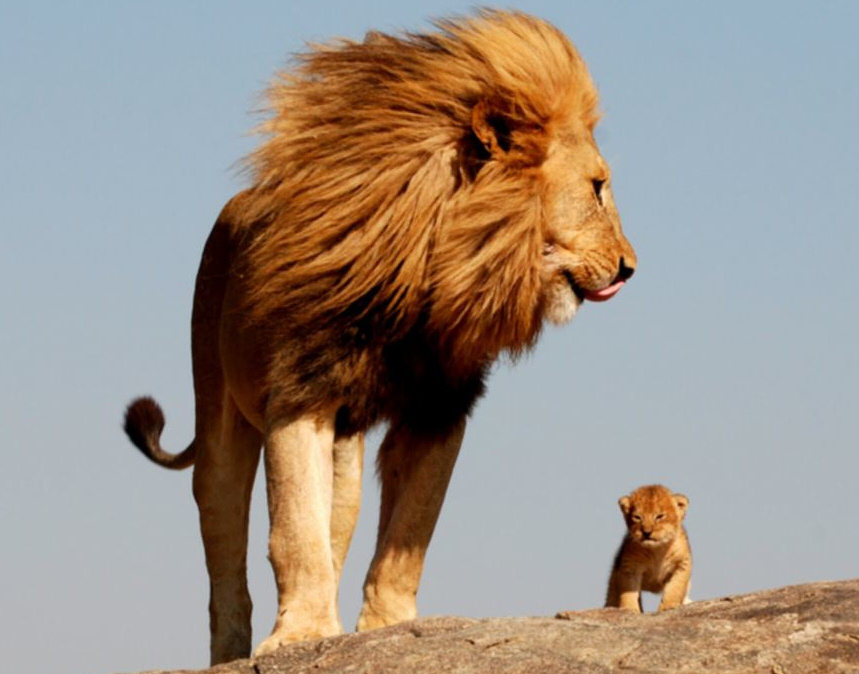
#> input picture test_images/lion.jpg, 859 x 674 px, found by its file name
$ python shifting_rotation-resize-flip.py
#> lines starting #> are read from the running program, lines starting #| are printed output that depends on the picture
### image processing/end.py
import cv2
def close(time_in_ms):
    cv2.waitKey(time_in_ms)
    cv2.destroyAllWindows()

### image processing/shifting_rotation-resize-flip.py
#image processing
import numpy as np
import cv2
import imutils
import end

#Original image
img=cv2.imread('/home/saujanya/OCR/practice/test_images/lion.jpg')
#> img is the input picture: shape (674, 859, 3); mean B, G, R 135.7, 146.2, 157.9
cv2.imshow('Original',img)
cv2.waitKey(0)
cv2.destroyAllWindows()

#shifting of images
M=np.float32([[1,0,25],[0,1,50]])
shifted=cv2.warpAffine(img,M,(img.shape[1],img.shape[0]))
cv2.imshow('Shifted down and right',shifted)
cv2.waitKey(0)
cv2.destroyAllWindows()
#shifting using imutils
shifted=imutils.translate(img,50,75)
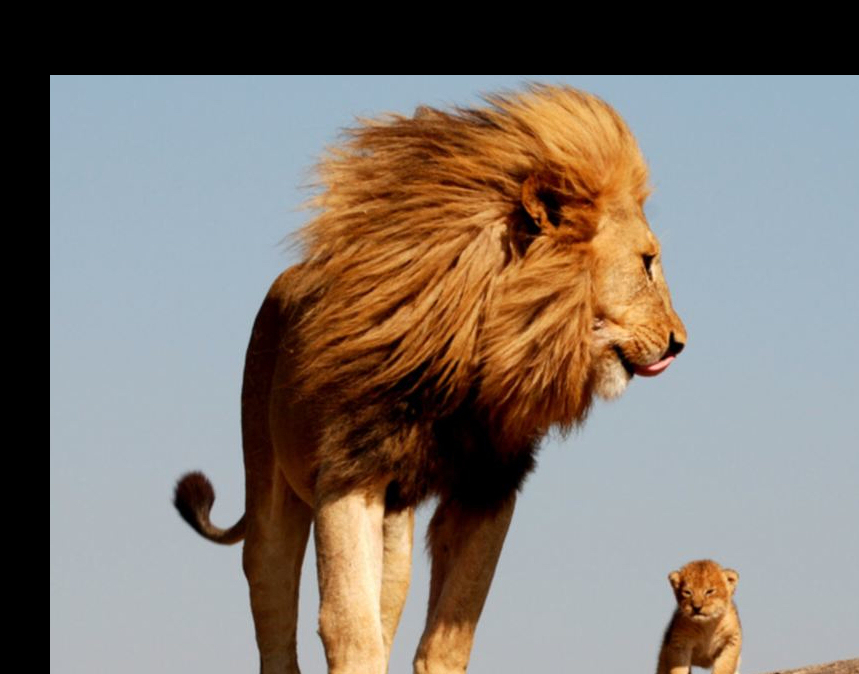
#> shifted: shape (674, 859, 3); mean B, G, R 111.9, 119.8, 129.2
cv2.imshow('shifting using imutils',shifted)
end.close(0)

#Rotation of images
(h , w)=img.shape[:2]
#> h = 674; w = 859
center=(w//2 , h//2)
#> center = (429, 337)
M=cv2.getRotationMatrix2D((w,h),45,1.0)
print('Rotation matrix\n',M)
#| Rotation matrix
#|  [[ 7.07106781e-01  7.07106781e-01 -2.24994696e+02]
#|  [-7.07106781e-01  7.07106781e-01  8.04814755e+02]]
rotated=cv2.warpAffine(img,M,(w,h))
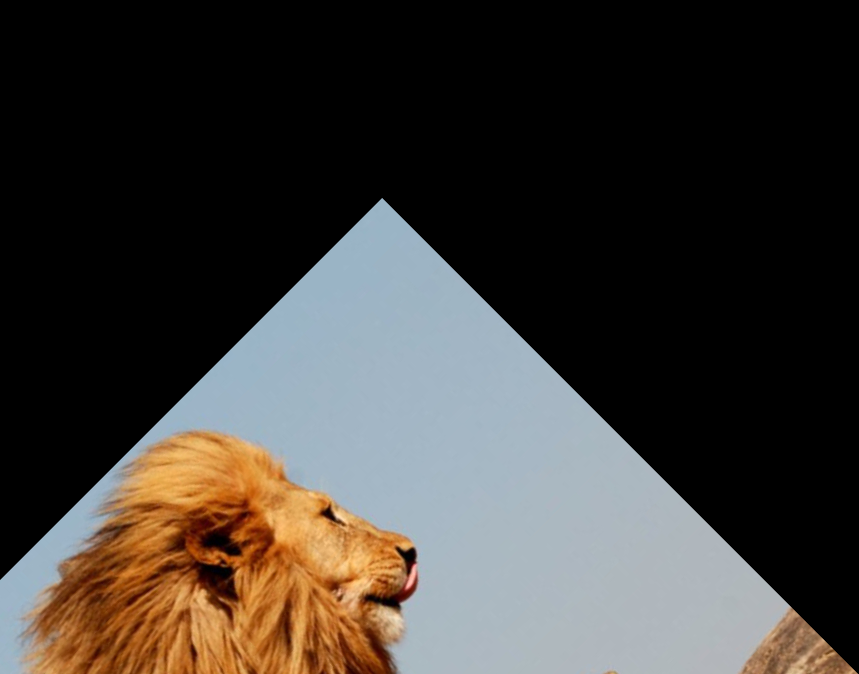
#> rotated: shape (674, 859, 3); mean B, G, R 56.1, 60.3, 64.3
cv2.imshow('Rotated by 45 degree',rotated)
end.close(0)
#rotation using imutils
rotated=imutils.rotate(img,180)
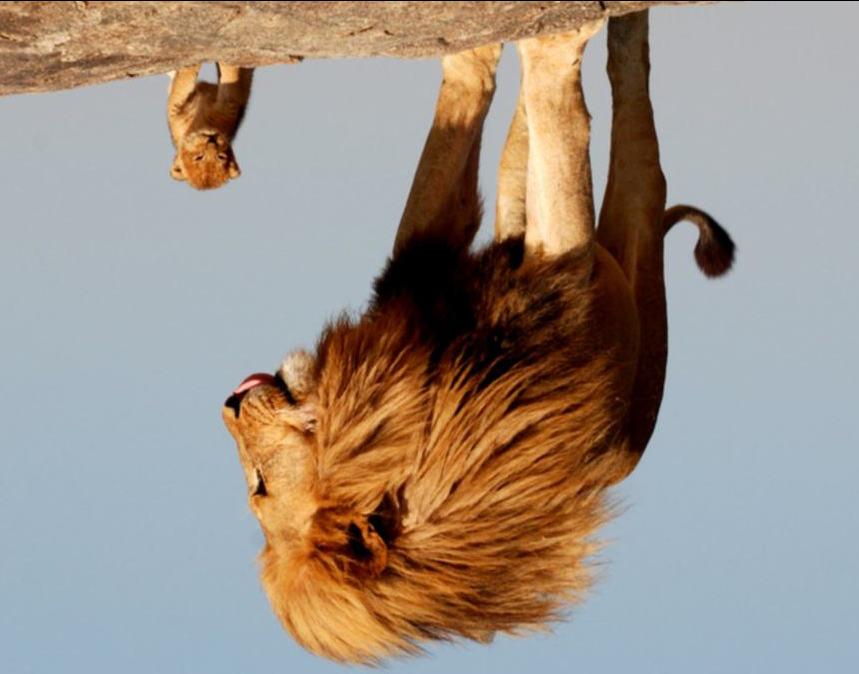
#> rotated: shape (674, 859, 3); mean B, G, R 135.4, 145.9, 157.6
cv2.imshow('Rotation using imutils',rotated)
end.close(0)

#resizing of a image
(h,w)=img.shape[:2]
width=150
r=150/w
#> r = 0.175
dim=(width,int(h*r))
#> dim = (150, 117)
resized=cv2.resize(img,(400,200),interpolation=cv2.INTER_AREA)
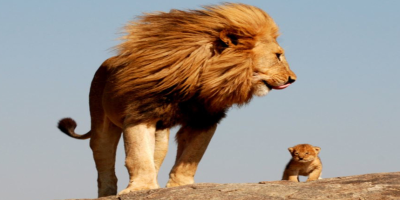
#> resized: shape (200, 400, 3); mean B, G, R 135.7, 146.2, 157.9
cv2.imshow('resized image',resized)
end.close(0)
#Resizing using imutils
resized=imutils.resize(img,50,None,cv2.INTER_LINEAR)
#> resized: shape (39, 50, 3)
cv2.imshow('Resized using imutils',resized)
end.close(0)

#flipping of images
flip_1=cv2.flip(img,1)#Horizontal
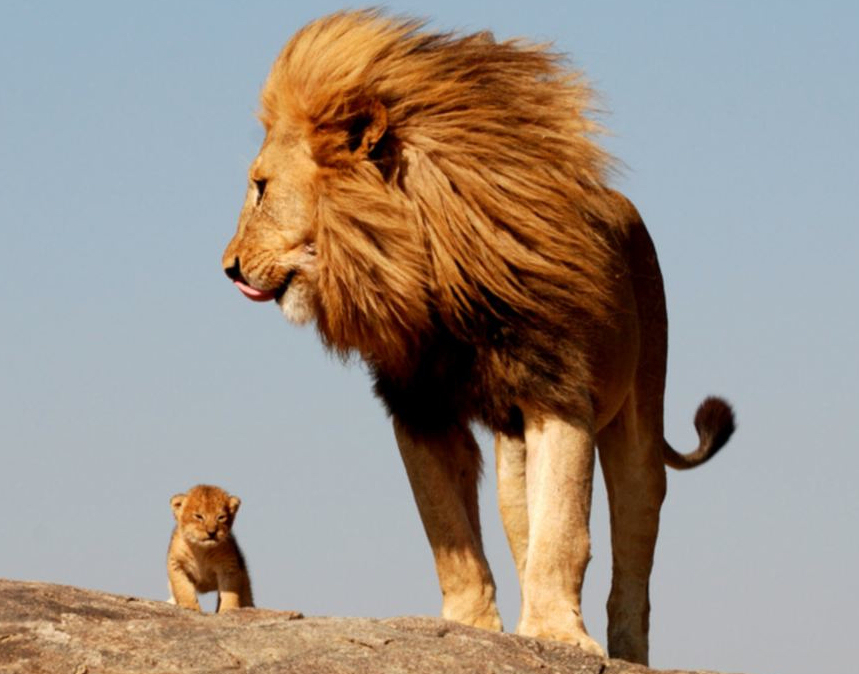
#> flip_1: shape (674, 859, 3); mean B, G, R 135.7, 146.2, 157.9
flip_2=cv2.flip(img,0)#Vertical
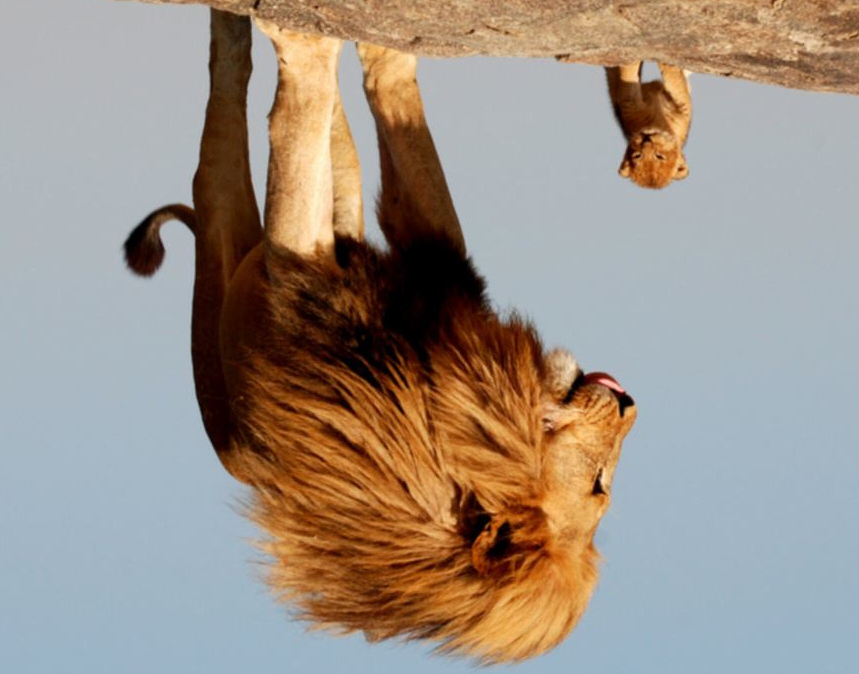
#> flip_2: shape (674, 859, 3); mean B, G, R 135.7, 146.2, 157.9
flip_3=cv2.flip(img,-1)#Horizonatal and Vertical
cv2.imshow('Horizontal',flip_1)
cv2.imshow('vertically',flip_2)
cv2.imshow('horizontally and vertically',flip_3)
cv2.imshow('original',img)
end.close(0)

#corpping images
cropped_1=img[0:350,150:700]#img[height,width]
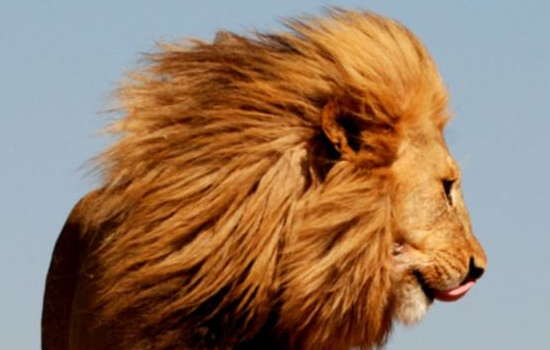
#> cropped_1: shape (350, 550, 3); mean B, G, R 99.5, 123.2, 151.9
cv2.imshow('cropped image',cropped_1)
end.close(0)
